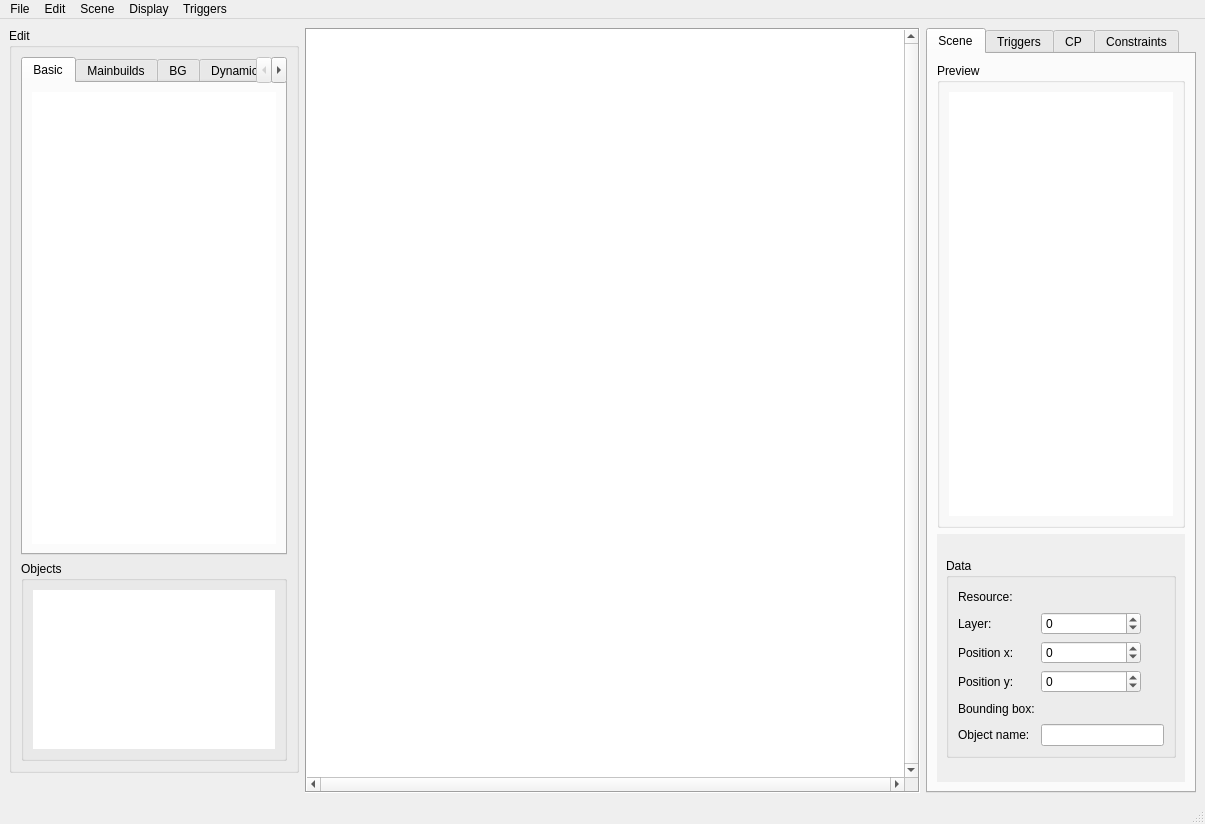
<?xml version="1.0" encoding="UTF-8"?>
<ui version="4.0">
 <class>MainWindow</class>
 <widget class="QMainWindow" name="MainWindow">
  <property name="enabled">
   <bool>true</bool>
  </property>
  <property name="geometry">
   <rect>
    <x>0</x>
    <y>0</y>
    <width>1205</width>
    <height>824</height>
   </rect>
  </property>
  <property name="windowTitle">
   <string>Map editor</string>
  </property>
  <property name="documentMode">
   <bool>false</bool>
  </property>
  <widget class="QWidget" name="centralwidget">
   <layout class="QGridLayout" name="gridLayout_6">
    <item row="1" column="1">
     <widget class="QLabel" name="position_label">
      <property name="text">
       <string/>
      </property>
     </widget>
    </item>
    <item row="0" column="2" rowspan="2">
     <widget class="QGraphicsView" name="graphics_view">
      <property name="frameShape">
       <enum>QFrame::Box</enum>
      </property>
      <property name="verticalScrollBarPolicy">
       <enum>Qt::ScrollBarAlwaysOn</enum>
      </property>
      <property name="horizontalScrollBarPolicy">
       <enum>Qt::ScrollBarAlwaysOn</enum>
      </property>
      <property name="sceneRect">
       <rectf>
        <x>0.000000000000000</x>
        <y>0.000000000000000</y>
        <width>0.000000000000000</width>
        <height>0.000000000000000</height>
       </rectf>
      </property>
      <property name="alignment">
       <set>Qt::AlignBottom|Qt::AlignHCenter</set>
      </property>
     </widget>
    </item>
    <item row="0" column="1">
     <widget class="QGroupBox" name="groupBox">
      <property name="minimumSize">
       <size>
        <width>0</width>
        <height>0</height>
       </size>
      </property>
      <property name="maximumSize">
       <size>
        <width>290</width>
        <height>16777215</height>
       </size>
      </property>
      <property name="title">
       <string>Edit</string>
      </property>
      <layout class="QGridLayout" name="gridLayout_2">
       <item row="1" column="0">
        <widget class="QGroupBox" name="objects_box">
         <property name="sizePolicy">
          <sizepolicy hsizetype="Minimum" vsizetype="Minimum">
           <horstretch>0</horstretch>
           <verstretch>0</verstretch>
          </sizepolicy>
         </property>
         <property name="minimumSize">
          <size>
           <width>0</width>
           <height>200</height>
          </size>
         </property>
         <property name="maximumSize">
          <size>
           <width>16777215</width>
           <height>200</height>
          </size>
         </property>
         <property name="title">
          <string>Objects</string>
         </property>
         <layout class="QGridLayout" name="gridLayout_3">
          <item row="0" column="0">
           <widget class="QListWidget" name="obj_list">
            <property name="frameShape">
             <enum>QFrame::NoFrame</enum>
            </property>
           </widget>
          </item>
         </layout>
        </widget>
       </item>
       <item row="0" column="0">
        <widget class="QTabWidget" name="structures_tab">
         <property name="currentIndex">
          <number>0</number>
         </property>
         <property name="usesScrollButtons">
          <bool>true</bool>
         </property>
         <property name="documentMode">
          <bool>false</bool>
         </property>
         <widget class="QWidget" name="basic_structures">
          <attribute name="title">
           <string>Basic</string>
          </attribute>
          <layout class="QHBoxLayout" name="horizontalLayout_11">
           <item>
            <widget class="QListWidget" name="bs_struct_list">
             <property name="frameShape">
              <enum>QFrame::NoFrame</enum>
             </property>
             <property name="iconSize">
              <size>
               <width>100</width>
               <height>100</height>
              </size>
             </property>
             <property name="gridSize">
              <size>
               <width>70</width>
               <height>70</height>
              </size>
             </property>
             <property name="uniformItemSizes">
              <bool>true</bool>
             </property>
            </widget>
           </item>
          </layout>
         </widget>
         <widget class="QWidget" name="mainbuilds">
          <attribute name="title">
           <string>Mainbuilds</string>
          </attribute>
          <layout class="QHBoxLayout" name="horizontalLayout">
           <item>
            <widget class="QListWidget" name="mb_struct_list">
             <property name="frameShape">
              <enum>QFrame::NoFrame</enum>
             </property>
             <property name="frameShadow">
              <enum>QFrame::Plain</enum>
             </property>
             <property name="lineWidth">
              <number>0</number>
             </property>
             <property name="dragDropMode">
              <enum>QAbstractItemView::NoDragDrop</enum>
             </property>
             <property name="alternatingRowColors">
              <bool>false</bool>
             </property>
             <property name="iconSize">
              <size>
               <width>100</width>
               <height>100</height>
              </size>
             </property>
             <property name="gridSize">
              <size>
               <width>70</width>
               <height>70</height>
              </size>
             </property>
             <property name="uniformItemSizes">
              <bool>true</bool>
             </property>
            </widget>
           </item>
          </layout>
         </widget>
         <widget class="QWidget" name="bg_decorations">
          <attribute name="title">
           <string>BG</string>
          </attribute>
          <layout class="QHBoxLayout" name="horizontalLayout_3">
           <item>
            <widget class="QListWidget" name="bgd_struct_list">
             <property name="frameShape">
              <enum>QFrame::NoFrame</enum>
             </property>
             <property name="frameShadow">
              <enum>QFrame::Plain</enum>
             </property>
             <property name="lineWidth">
              <number>0</number>
             </property>
             <property name="dragDropMode">
              <enum>QAbstractItemView::DragDrop</enum>
             </property>
             <property name="iconSize">
              <size>
               <width>100</width>
               <height>100</height>
              </size>
             </property>
             <property name="gridSize">
              <size>
               <width>70</width>
               <height>70</height>
              </size>
             </property>
             <property name="uniformItemSizes">
              <bool>true</bool>
             </property>
            </widget>
           </item>
          </layout>
         </widget>
         <widget class="QWidget" name="dynamic_structures">
          <attribute name="title">
           <string>Dynamic</string>
          </attribute>
          <layout class="QHBoxLayout" name="horizontalLayout_4">
           <item>
            <widget class="QListWidget" name="ds_struct_list">
             <property name="frameShape">
              <enum>QFrame::NoFrame</enum>
             </property>
             <property name="frameShadow">
              <enum>QFrame::Plain</enum>
             </property>
             <property name="lineWidth">
              <number>0</number>
             </property>
             <property name="dragDropMode">
              <enum>QAbstractItemView::DragDrop</enum>
             </property>
             <property name="iconSize">
              <size>
               <width>100</width>
               <height>100</height>
              </size>
             </property>
             <property name="gridSize">
              <size>
               <width>70</width>
               <height>70</height>
              </size>
             </property>
             <property name="uniformItemSizes">
              <bool>true</bool>
             </property>
            </widget>
           </item>
          </layout>
         </widget>
         <widget class="QWidget" name="spikes">
          <attribute name="title">
           <string>Spikes</string>
          </attribute>
          <layout class="QHBoxLayout" name="horizontalLayout_5">
           <item>
            <widget class="QListWidget" name="sk_struct_list">
             <property name="frameShape">
              <enum>QFrame::NoFrame</enum>
             </property>
             <property name="frameShadow">
              <enum>QFrame::Plain</enum>
             </property>
             <property name="lineWidth">
              <number>0</number>
             </property>
             <property name="dragDropMode">
              <enum>QAbstractItemView::DragDrop</enum>
             </property>
             <property name="iconSize">
              <size>
               <width>100</width>
               <height>100</height>
              </size>
             </property>
             <property name="gridSize">
              <size>
               <width>70</width>
               <height>70</height>
              </size>
             </property>
             <property name="uniformItemSizes">
              <bool>true</bool>
             </property>
            </widget>
           </item>
          </layout>
         </widget>
         <widget class="QWidget" name="decorations">
          <attribute name="title">
           <string>Decorations</string>
          </attribute>
          <layout class="QHBoxLayout" name="horizontalLayout_6">
           <item>
            <widget class="QListWidget" name="dec_struct_list">
             <property name="frameShape">
              <enum>QFrame::NoFrame</enum>
             </property>
             <property name="frameShadow">
              <enum>QFrame::Plain</enum>
             </property>
             <property name="lineWidth">
              <number>0</number>
             </property>
             <property name="dragDropMode">
              <enum>QAbstractItemView::DragDrop</enum>
             </property>
             <property name="iconSize">
              <size>
               <width>100</width>
               <height>100</height>
              </size>
             </property>
             <property name="gridSize">
              <size>
               <width>70</width>
               <height>70</height>
              </size>
             </property>
             <property name="uniformItemSizes">
              <bool>true</bool>
             </property>
            </widget>
           </item>
          </layout>
         </widget>
         <widget class="QWidget" name="fg_decorations">
          <attribute name="title">
           <string>FG</string>
          </attribute>
          <layout class="QHBoxLayout" name="horizontalLayout_7">
           <item>
            <widget class="QListWidget" name="fgd_struct_list">
             <property name="frameShape">
              <enum>QFrame::NoFrame</enum>
             </property>
             <property name="frameShadow">
              <enum>QFrame::Plain</enum>
             </property>
             <property name="lineWidth">
              <number>0</number>
             </property>
             <property name="dragDropMode">
              <enum>QAbstractItemView::DragDrop</enum>
             </property>
             <property name="iconSize">
              <size>
               <width>100</width>
               <height>100</height>
              </size>
             </property>
             <property name="gridSize">
              <size>
               <width>70</width>
               <height>70</height>
              </size>
             </property>
             <property name="uniformItemSizes">
              <bool>true</bool>
             </property>
            </widget>
           </item>
          </layout>
         </widget>
         <widget class="QWidget" name="special_objects">
          <attribute name="title">
           <string>Special objects</string>
          </attribute>
          <layout class="QHBoxLayout" name="horizontalLayout_8">
           <item>
            <widget class="QListWidget" name="so_struct_list">
             <property name="frameShape">
              <enum>QFrame::NoFrame</enum>
             </property>
             <property name="frameShadow">
              <enum>QFrame::Plain</enum>
             </property>
             <property name="lineWidth">
              <number>0</number>
             </property>
             <property name="dragDropMode">
              <enum>QAbstractItemView::DragDrop</enum>
             </property>
             <property name="iconSize">
              <size>
               <width>100</width>
               <height>100</height>
              </size>
             </property>
             <property name="gridSize">
              <size>
               <width>70</width>
               <height>70</height>
              </size>
             </property>
             <property name="uniformItemSizes">
              <bool>true</bool>
             </property>
            </widget>
           </item>
          </layout>
         </widget>
        </widget>
       </item>
      </layout>
     </widget>
    </item>
    <item row="0" column="3" rowspan="2">
     <widget class="QTabWidget" name="tabs">
      <property name="sizePolicy">
       <sizepolicy hsizetype="Preferred" vsizetype="Preferred">
        <horstretch>0</horstretch>
        <verstretch>0</verstretch>
       </sizepolicy>
      </property>
      <property name="minimumSize">
       <size>
        <width>100</width>
        <height>0</height>
       </size>
      </property>
      <property name="maximumSize">
       <size>
        <width>270</width>
        <height>16777215</height>
       </size>
      </property>
      <property name="currentIndex">
       <number>0</number>
      </property>
      <widget class="QWidget" name="tab">
       <attribute name="title">
        <string>Scene</string>
       </attribute>
       <layout class="QGridLayout" name="gridLayout_4">
        <item row="1" column="0">
         <widget class="QScrollArea" name="scrollArea">
          <property name="maximumSize">
           <size>
            <width>16777215</width>
            <height>248</height>
           </size>
          </property>
          <property name="frameShape">
           <enum>QFrame::NoFrame</enum>
          </property>
          <property name="lineWidth">
           <number>0</number>
          </property>
          <property name="verticalScrollBarPolicy">
           <enum>Qt::ScrollBarAlwaysOff</enum>
          </property>
          <property name="widgetResizable">
           <bool>true</bool>
          </property>
          <widget class="QWidget" name="scrollAreaWidgetContents">
           <property name="geometry">
            <rect>
             <x>0</x>
             <y>0</y>
             <width>242</width>
             <height>248</height>
            </rect>
           </property>
           <layout class="QHBoxLayout" name="horizontalLayout_10">
            <item>
             <widget class="QGroupBox" name="data_box">
              <property name="maximumSize">
               <size>
                <width>16777215</width>
                <height>200</height>
               </size>
              </property>
              <property name="title">
               <string>Data</string>
              </property>
              <layout class="QGridLayout" name="gridLayout_5">
               <item row="4" column="1">
                <widget class="QLabel" name="bbox_label">
                 <property name="text">
                  <string/>
                 </property>
                </widget>
               </item>
               <item row="4" column="0">
                <widget class="QLabel" name="label_5">
                 <property name="text">
                  <string>Bounding box:</string>
                 </property>
                </widget>
               </item>
               <item row="0" column="1">
                <widget class="QLabel" name="resource_label">
                 <property name="text">
                  <string/>
                 </property>
                </widget>
               </item>
               <item row="0" column="0">
                <widget class="QLabel" name="label">
                 <property name="text">
                  <string>Resource:</string>
                 </property>
                </widget>
               </item>
               <item row="3" column="1">
                <widget class="QSpinBox" name="y_spinbox">
                 <property name="maximumSize">
                  <size>
                   <width>100</width>
                   <height>16777215</height>
                  </size>
                 </property>
                 <property name="minimum">
                  <number>-20000</number>
                 </property>
                 <property name="maximum">
                  <number>20000</number>
                 </property>
                </widget>
               </item>
               <item row="1" column="1">
                <widget class="QSpinBox" name="layer_spinbox">
                 <property name="maximumSize">
                  <size>
                   <width>100</width>
                   <height>16777215</height>
                  </size>
                 </property>
                 <property name="minimum">
                  <number>-10</number>
                 </property>
                 <property name="maximum">
                  <number>10</number>
                 </property>
                </widget>
               </item>
               <item row="2" column="0">
                <widget class="QLabel" name="label_3">
                 <property name="text">
                  <string>Position x:</string>
                 </property>
                </widget>
               </item>
               <item row="1" column="0">
                <widget class="QLabel" name="label_2">
                 <property name="text">
                  <string>Layer:</string>
                 </property>
                </widget>
               </item>
               <item row="3" column="0">
                <widget class="QLabel" name="label_4">
                 <property name="text">
                  <string>Position y:</string>
                 </property>
                </widget>
               </item>
               <item row="5" column="1">
                <widget class="QLineEdit" name="name_lineedit">
                 <property name="placeholderText">
                  <string/>
                 </property>
                </widget>
               </item>
               <item row="2" column="1">
                <widget class="QSpinBox" name="x_spinbox">
                 <property name="maximumSize">
                  <size>
                   <width>100</width>
                   <height>16777215</height>
                  </size>
                 </property>
                 <property name="minimum">
                  <number>-20000</number>
                 </property>
                 <property name="maximum">
                  <number>20000</number>
                 </property>
                </widget>
               </item>
               <item row="5" column="0">
                <widget class="QLabel" name="label_8">
                 <property name="text">
                  <string>Object name:</string>
                 </property>
                </widget>
               </item>
              </layout>
             </widget>
            </item>
           </layout>
          </widget>
         </widget>
        </item>
        <item row="0" column="0">
         <widget class="QGroupBox" name="preview_box">
          <property name="title">
           <string>Preview</string>
          </property>
          <layout class="QHBoxLayout" name="horizontalLayout_9">
           <item>
            <widget class="QGraphicsView" name="preview_graphics_view">
             <property name="frameShape">
              <enum>QFrame::NoFrame</enum>
             </property>
            </widget>
           </item>
          </layout>
         </widget>
        </item>
       </layout>
      </widget>
      <widget class="QWidget" name="triggers_tab">
       <attribute name="title">
        <string>Triggers</string>
       </attribute>
       <layout class="QVBoxLayout" name="verticalLayout">
        <item>
         <widget class="QGroupBox" name="edit_trigger_groupbox">
          <property name="enabled">
           <bool>false</bool>
          </property>
          <property name="title">
           <string>Edit trigger</string>
          </property>
          <property name="alignment">
           <set>Qt::AlignLeading|Qt::AlignLeft|Qt::AlignVCenter</set>
          </property>
          <layout class="QGridLayout" name="gridLayout">
           <item row="6" column="0" colspan="2">
            <widget class="QGroupBox" name="groupBox_4">
             <property name="sizePolicy">
              <sizepolicy hsizetype="Preferred" vsizetype="Preferred">
               <horstretch>0</horstretch>
               <verstretch>0</verstretch>
              </sizepolicy>
             </property>
             <property name="title">
              <string>Actions</string>
             </property>
             <layout class="QVBoxLayout" name="verticalLayout_2">
              <property name="spacing">
               <number>0</number>
              </property>
              <property name="leftMargin">
               <number>0</number>
              </property>
              <property name="topMargin">
               <number>0</number>
              </property>
              <property name="rightMargin">
               <number>0</number>
              </property>
              <property name="bottomMargin">
               <number>1</number>
              </property>
              <item>
               <widget class="QScrollArea" name="scrollArea_2">
                <property name="frameShape">
                 <enum>QFrame::NoFrame</enum>
                </property>
                <property name="frameShadow">
                 <enum>QFrame::Plain</enum>
                </property>
                <property name="widgetResizable">
                 <bool>true</bool>
                </property>
                <widget class="QWidget" name="trigger_actions_scroll_area_content">
                 <property name="geometry">
                  <rect>
                   <x>0</x>
                   <y>0</y>
                   <width>216</width>
                   <height>191</height>
                  </rect>
                 </property>
                 <layout class="QVBoxLayout" name="verticalLayout_3"/>
                </widget>
               </widget>
              </item>
              <item>
               <layout class="QHBoxLayout" name="horizontalLayout_13">
                <property name="spacing">
                 <number>6</number>
                </property>
                <property name="leftMargin">
                 <number>3</number>
                </property>
                <property name="topMargin">
                 <number>3</number>
                </property>
                <property name="rightMargin">
                 <number>3</number>
                </property>
                <property name="bottomMargin">
                 <number>3</number>
                </property>
                <item>
                 <widget class="QComboBox" name="addable_actions_combobox"/>
                </item>
                <item>
                 <widget class="QPushButton" name="add_action_button">
                  <property name="maximumSize">
                   <size>
                    <width>69</width>
                    <height>16777215</height>
                   </size>
                  </property>
                  <property name="text">
                   <string>Add action</string>
                  </property>
                 </widget>
                </item>
               </layout>
              </item>
             </layout>
            </widget>
           </item>
           <item row="2" column="0">
            <widget class="QCheckBox" name="trigger_right_checkbox">
             <property name="text">
              <string>right</string>
             </property>
            </widget>
           </item>
           <item row="4" column="1">
            <widget class="QSpinBox" name="trigger_bottom_spinbox">
             <property name="enabled">
              <bool>false</bool>
             </property>
             <property name="minimum">
              <number>-20000</number>
             </property>
             <property name="maximum">
              <number>20000</number>
             </property>
            </widget>
           </item>
           <item row="2" column="1">
            <widget class="QSpinBox" name="trigger_right_spinbox">
             <property name="enabled">
              <bool>false</bool>
             </property>
             <property name="minimum">
              <number>-20000</number>
             </property>
             <property name="maximum">
              <number>20000</number>
             </property>
            </widget>
           </item>
           <item row="3" column="0">
            <widget class="QCheckBox" name="trigger_top_checkbox">
             <property name="text">
              <string>top</string>
             </property>
            </widget>
           </item>
           <item row="0" column="0">
            <widget class="QLineEdit" name="trigger_name_lineedit">
             <property name="placeholderText">
              <string>name of the trigger...</string>
             </property>
            </widget>
           </item>
           <item row="7" column="0">
            <widget class="QCheckBox" name="trigger_enabled_checkbox">
             <property name="text">
              <string>enabled</string>
             </property>
             <property name="checked">
              <bool>true</bool>
             </property>
             <property name="tristate">
              <bool>false</bool>
             </property>
            </widget>
           </item>
           <item row="3" column="1">
            <widget class="QSpinBox" name="trigger_top_spinbox">
             <property name="enabled">
              <bool>false</bool>
             </property>
             <property name="minimum">
              <number>-20000</number>
             </property>
             <property name="maximum">
              <number>20000</number>
             </property>
            </widget>
           </item>
           <item row="4" column="0">
            <widget class="QCheckBox" name="trigger_bottom_checkbox">
             <property name="text">
              <string>bottom</string>
             </property>
            </widget>
           </item>
           <item row="1" column="1">
            <widget class="QSpinBox" name="trigger_left_spinbox">
             <property name="enabled">
              <bool>false</bool>
             </property>
             <property name="minimum">
              <number>-20000</number>
             </property>
             <property name="maximum">
              <number>20000</number>
             </property>
            </widget>
           </item>
           <item row="5" column="0">
            <widget class="QLabel" name="label_6">
             <property name="sizePolicy">
              <sizepolicy hsizetype="Preferred" vsizetype="Fixed">
               <horstretch>0</horstretch>
               <verstretch>0</verstretch>
              </sizepolicy>
             </property>
             <property name="text">
              <string>trigger's id</string>
             </property>
            </widget>
           </item>
           <item row="1" column="0">
            <widget class="QCheckBox" name="trigger_left_checkbox">
             <property name="text">
              <string>left</string>
             </property>
            </widget>
           </item>
           <item row="5" column="1">
            <widget class="QSpinBox" name="trigger_id_spinbox"/>
           </item>
           <item row="7" column="1">
            <widget class="QPushButton" name="save_trigger_button">
             <property name="maximumSize">
              <size>
               <width>46</width>
               <height>16777215</height>
              </size>
             </property>
             <property name="text">
              <string>Save</string>
             </property>
            </widget>
           </item>
           <item row="0" column="1">
            <widget class="QCheckBox" name="display_trigger_button">
             <property name="maximumSize">
              <size>
               <width>65</width>
               <height>16777215</height>
              </size>
             </property>
             <property name="text">
              <string>Display</string>
             </property>
            </widget>
           </item>
          </layout>
         </widget>
        </item>
        <item>
         <widget class="QGroupBox" name="groupBox_3">
          <property name="minimumSize">
           <size>
            <width>0</width>
            <height>180</height>
           </size>
          </property>
          <property name="maximumSize">
           <size>
            <width>16777215</width>
            <height>200</height>
           </size>
          </property>
          <property name="title">
           <string>Triggers</string>
          </property>
          <layout class="QHBoxLayout" name="horizontalLayout_12">
           <item>
            <widget class="QListWidget" name="triggers_listwidget">
             <property name="frameShape">
              <enum>QFrame::NoFrame</enum>
             </property>
            </widget>
           </item>
          </layout>
         </widget>
        </item>
       </layout>
      </widget>
      <widget class="QWidget" name="cp_tab">
       <attribute name="title">
        <string>CP</string>
       </attribute>
       <layout class="QGridLayout" name="gridLayout_7">
        <item row="0" column="0" colspan="4">
         <widget class="QScrollArea" name="scrollArea_3">
          <property name="frameShape">
           <enum>QFrame::NoFrame</enum>
          </property>
          <property name="widgetResizable">
           <bool>true</bool>
          </property>
          <property name="alignment">
           <set>Qt::AlignLeading|Qt::AlignLeft|Qt::AlignTop</set>
          </property>
          <widget class="QWidget" name="checkpoint_scroll_area_content">
           <property name="geometry">
            <rect>
             <x>0</x>
             <y>0</y>
             <width>242</width>
             <height>665</height>
            </rect>
           </property>
           <layout class="QVBoxLayout" name="verticalLayout_4">
            <item>
             <spacer name="verticalSpacer">
              <property name="orientation">
               <enum>Qt::Vertical</enum>
              </property>
              <property name="sizeHint" stdset="0">
               <size>
                <width>20</width>
                <height>40</height>
               </size>
              </property>
             </spacer>
            </item>
           </layout>
          </widget>
         </widget>
        </item>
        <item row="1" column="0" colspan="2">
         <widget class="QPushButton" name="add_checkpoint_button">
          <property name="maximumSize">
           <size>
            <width>110</width>
            <height>16777215</height>
           </size>
          </property>
          <property name="text">
           <string>Add</string>
          </property>
         </widget>
        </item>
        <item row="1" column="2" colspan="2">
         <widget class="QPushButton" name="apply_checkpoints_data_button">
          <property name="minimumSize">
           <size>
            <width>120</width>
            <height>0</height>
           </size>
          </property>
          <property name="maximumSize">
           <size>
            <width>120</width>
            <height>16777215</height>
           </size>
          </property>
          <property name="text">
           <string>Apply changes</string>
          </property>
         </widget>
        </item>
       </layout>
      </widget>
      <widget class="QWidget" name="cons_tab">
       <attribute name="title">
        <string>Constraints</string>
       </attribute>
       <layout class="QGridLayout" name="gridLayout_8" columnstretch="0,0,0,0,0,0">
        <property name="leftMargin">
         <number>11</number>
        </property>
        <property name="topMargin">
         <number>11</number>
        </property>
        <property name="rightMargin">
         <number>11</number>
        </property>
        <property name="bottomMargin">
         <number>11</number>
        </property>
        <item row="1" column="0" colspan="6">
         <widget class="QScrollArea" name="scrollArea_4">
          <property name="frameShape">
           <enum>QFrame::NoFrame</enum>
          </property>
          <property name="widgetResizable">
           <bool>true</bool>
          </property>
          <widget class="QWidget" name="constraints_scroll_area_content">
           <property name="geometry">
            <rect>
             <x>0</x>
             <y>0</y>
             <width>242</width>
             <height>665</height>
            </rect>
           </property>
           <layout class="QVBoxLayout" name="verticalLayout_5">
            <item>
             <spacer name="verticalSpacer_2">
              <property name="orientation">
               <enum>Qt::Vertical</enum>
              </property>
              <property name="sizeHint" stdset="0">
               <size>
                <width>20</width>
                <height>639</height>
               </size>
              </property>
             </spacer>
            </item>
           </layout>
          </widget>
         </widget>
        </item>
        <item row="2" column="0">
         <widget class="QPushButton" name="add_constraint_button">
          <property name="minimumSize">
           <size>
            <width>110</width>
            <height>0</height>
           </size>
          </property>
          <property name="maximumSize">
           <size>
            <width>110</width>
            <height>16777215</height>
           </size>
          </property>
          <property name="text">
           <string>Add</string>
          </property>
         </widget>
        </item>
        <item row="2" column="3">
         <widget class="QPushButton" name="apply_constraints_data_button">
          <property name="minimumSize">
           <size>
            <width>120</width>
            <height>0</height>
           </size>
          </property>
          <property name="maximumSize">
           <size>
            <width>120</width>
            <height>16777215</height>
           </size>
          </property>
          <property name="text">
           <string>Apply changes</string>
          </property>
         </widget>
        </item>
       </layout>
      </widget>
     </widget>
    </item>
   </layout>
   <zorder>tabs</zorder>
   <zorder>graphics_view</zorder>
   <zorder>groupBox</zorder>
   <zorder>position_label</zorder>
  </widget>
  <widget class="QMenuBar" name="menubar">
   <property name="geometry">
    <rect>
     <x>0</x>
     <y>0</y>
     <width>1205</width>
     <height>26</height>
    </rect>
   </property>
   <widget class="QMenu" name="edit_menu">
    <property name="title">
     <string>Edit</string>
    </property>
    <addaction name="action_new_struct"/>
    <addaction name="action_remove_current_struct"/>
    <addaction name="action_edit_current_struct"/>
    <addaction name="separator"/>
    <addaction name="action_set_bg"/>
   </widget>
   <widget class="QMenu" name="file_menu">
    <property name="title">
     <string>File</string>
    </property>
    <addaction name="action_open"/>
    <addaction name="action_new"/>
    <addaction name="action_save"/>
    <addaction name="action_save_as"/>
   </widget>
   <widget class="QMenu" name="menuSelection">
    <property name="title">
     <string>Scene</string>
    </property>
    <addaction name="action_delete_selected_structure"/>
   </widget>
   <widget class="QMenu" name="menuDisplay">
    <property name="title">
     <string>Display</string>
    </property>
    <widget class="QMenu" name="menuZoom">
     <property name="title">
      <string>Zoom</string>
     </property>
     <addaction name="action_zoom_plus"/>
     <addaction name="action_zoom_minus"/>
    </widget>
    <addaction name="menuZoom"/>
   </widget>
   <widget class="QMenu" name="menuTriggers">
    <property name="title">
     <string>Triggers</string>
    </property>
    <addaction name="action_new_trigger"/>
    <addaction name="action_remove_trigger"/>
   </widget>
   <addaction name="file_menu"/>
   <addaction name="edit_menu"/>
   <addaction name="menuSelection"/>
   <addaction name="menuDisplay"/>
   <addaction name="menuTriggers"/>
  </widget>
  <widget class="QStatusBar" name="statusbar"/>
  <action name="action_load_struct">
   <property name="text">
    <string>Load from disk</string>
   </property>
   <property name="shortcut">
    <string>Ctrl+L</string>
   </property>
  </action>
  <action name="action_new_struct">
   <property name="text">
    <string>New structure</string>
   </property>
   <property name="shortcut">
    <string>Ctrl+Shift+N</string>
   </property>
  </action>
  <action name="action_set_bg">
   <property name="text">
    <string>Set background</string>
   </property>
  </action>
  <action name="action_set_href">
   <property name="text">
    <string>Set height reference</string>
   </property>
  </action>
  <action name="action_open">
   <property name="text">
    <string>Open</string>
   </property>
   <property name="shortcut">
    <string>Ctrl+O</string>
   </property>
  </action>
  <action name="actionSave_2">
   <property name="text">
    <string>Save as</string>
   </property>
  </action>
  <action name="action_new">
   <property name="text">
    <string>New</string>
   </property>
   <property name="shortcut">
    <string>Ctrl+N</string>
   </property>
  </action>
  <action name="action_save_as">
   <property name="text">
    <string>Save as</string>
   </property>
   <property name="shortcut">
    <string>Ctrl+Alt+S</string>
   </property>
  </action>
  <action name="action_save">
   <property name="text">
    <string>Save</string>
   </property>
   <property name="shortcut">
    <string>Ctrl+S</string>
   </property>
  </action>
  <action name="action_delete_selected_structure">
   <property name="text">
    <string>Delete selected object</string>
   </property>
   <property name="shortcut">
    <string>Del</string>
   </property>
   <property name="shortcutContext">
    <enum>Qt::ApplicationShortcut</enum>
   </property>
  </action>
  <action name="action_zoom_plus">
   <property name="text">
    <string>Zoom +</string>
   </property>
   <property name="shortcut">
    <string>Ctrl++</string>
   </property>
  </action>
  <action name="action_zoom_minus">
   <property name="text">
    <string>Zoom -</string>
   </property>
   <property name="shortcut">
    <string>Ctrl+-</string>
   </property>
  </action>
  <action name="action_remove_current_struct">
   <property name="text">
    <string>Remove structure</string>
   </property>
   <property name="shortcut">
    <string>Shift+Del</string>
   </property>
  </action>
  <action name="action_edit_current_struct">
   <property name="text">
    <string>Edit structure</string>
   </property>
   <property name="shortcut">
    <string>Ctrl+E</string>
   </property>
  </action>
  <action name="action_new_trigger">
   <property name="text">
    <string>New trigger</string>
   </property>
   <property name="shortcut">
    <string>Ctrl+Alt+N</string>
   </property>
  </action>
  <action name="action_remove_trigger">
   <property name="text">
    <string>Remove trigger</string>
   </property>
   <property name="shortcut">
    <string>Ctrl+Alt+R</string>
   </property>
  </action>
 </widget>
 <resources/>
 <connections>
  <connection>
   <sender>trigger_left_checkbox</sender>
   <signal>toggled(bool)</signal>
   <receiver>trigger_left_spinbox</receiver>
   <slot>setEnabled(bool)</slot>
   <hints>
    <hint type="sourcelabel">
     <x>1107</x>
     <y>127</y>
    </hint>
    <hint type="destinationlabel">
     <x>1172</x>
     <y>129</y>
    </hint>
   </hints>
  </connection>
  <connection>
   <sender>trigger_right_checkbox</sender>
   <signal>toggled(bool)</signal>
   <receiver>trigger_right_spinbox</receiver>
   <slot>setEnabled(bool)</slot>
   <hints>
    <hint type="sourcelabel">
     <x>1107</x>
     <y>153</y>
    </hint>
    <hint type="destinationlabel">
     <x>1172</x>
     <y>155</y>
    </hint>
   </hints>
  </connection>
  <connection>
   <sender>trigger_top_checkbox</sender>
   <signal>toggled(bool)</signal>
   <receiver>trigger_top_spinbox</receiver>
   <slot>setEnabled(bool)</slot>
   <hints>
    <hint type="sourcelabel">
     <x>1107</x>
     <y>179</y>
    </hint>
    <hint type="destinationlabel">
     <x>1172</x>
     <y>181</y>
    </hint>
   </hints>
  </connection>
  <connection>
   <sender>trigger_bottom_checkbox</sender>
   <signal>toggled(bool)</signal>
   <receiver>trigger_bottom_spinbox</receiver>
   <slot>setEnabled(bool)</slot>
   <hints>
    <hint type="sourcelabel">
     <x>1107</x>
     <y>205</y>
    </hint>
    <hint type="destinationlabel">
     <x>1172</x>
     <y>207</y>
    </hint>
   </hints>
  </connection>
 </connections>
</ui>
